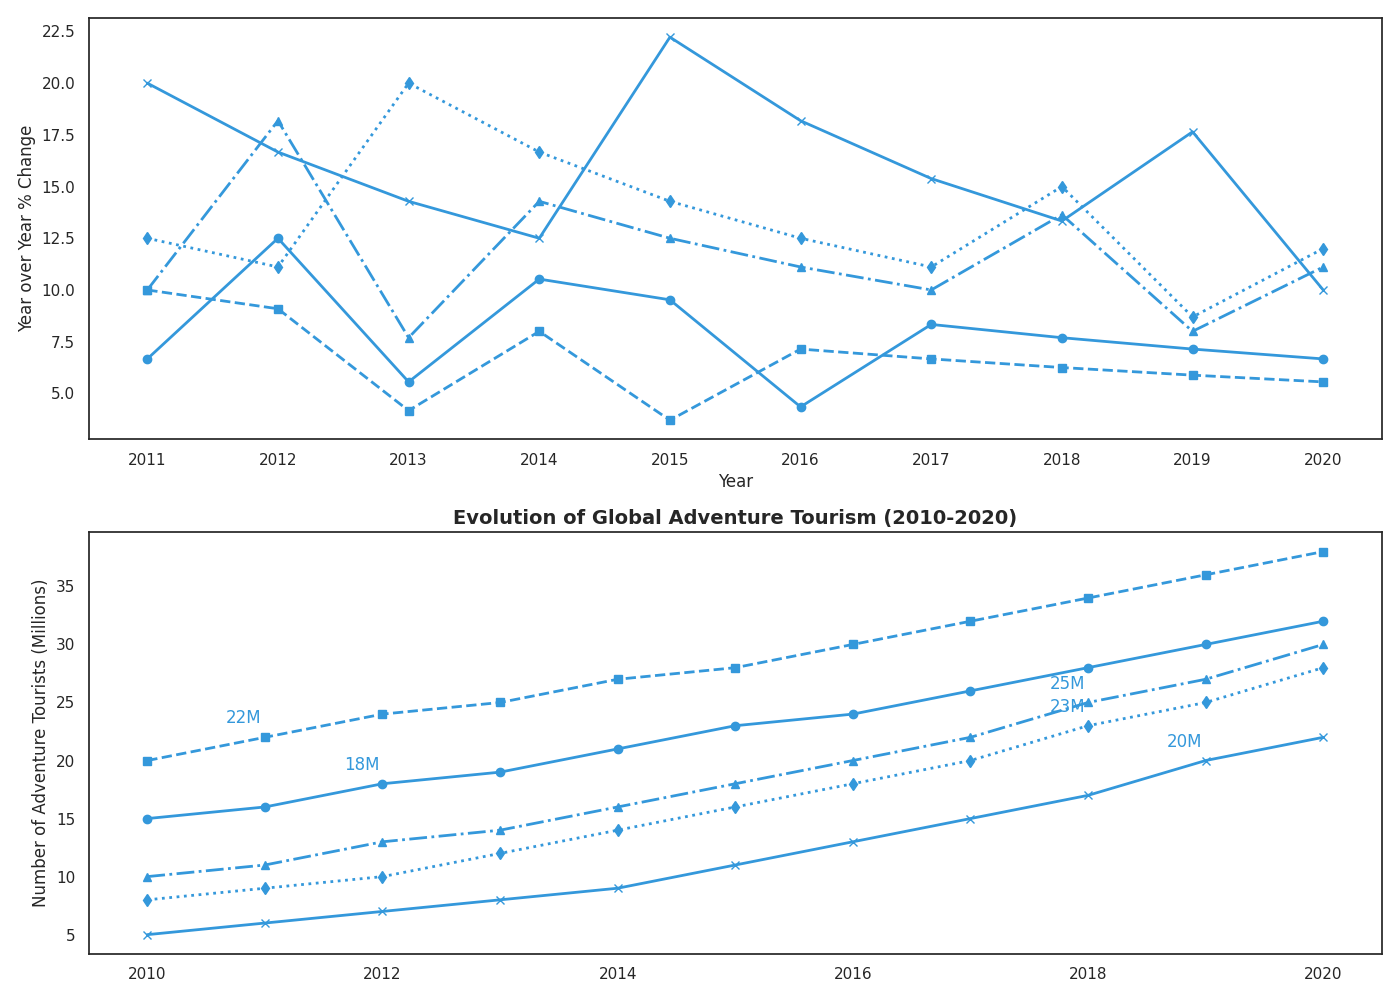

Here is the Python script that generated this plot:
import matplotlib.pyplot as plt
import numpy as np
from matplotlib.ticker import MaxNLocator

years = np.arange(2010, 2021)

north_america = np.array([15, 16, 18, 19, 21, 23, 24, 26, 28, 30, 32])
europe = np.array([20, 22, 24, 25, 27, 28, 30, 32, 34, 36, 38])
asia = np.array([10, 11, 13, 14, 16, 18, 20, 22, 25, 27, 30])
latin_america = np.array([8, 9, 10, 12, 14, 16, 18, 20, 23, 25, 28])
oceania = np.array([5, 6, 7, 8, 9, 11, 13, 15, 17, 20, 22])

percent_change_na = np.diff(north_america) / north_america[:-1] * 100
percent_change_eu = np.diff(europe) / europe[:-1] * 100
percent_change_asia = np.diff(asia) / asia[:-1] * 100
percent_change_la = np.diff(latin_america) / latin_america[:-1] * 100
percent_change_oceania = np.diff(oceania) / oceania[:-1] * 100

# Define a single consistent color
consistent_color = '#3498db'

fig, axs = plt.subplots(2, 1, figsize=(14, 10))

axs[0].plot(years[1:], percent_change_na, marker='o', color=consistent_color, linestyle='-', linewidth=2)
axs[0].plot(years[1:], percent_change_eu, marker='s', color=consistent_color, linestyle='--', linewidth=2)
axs[0].plot(years[1:], percent_change_asia, marker='^', color=consistent_color, linestyle='-.', linewidth=2)
axs[0].plot(years[1:], percent_change_la, marker='d', color=consistent_color, linestyle=':', linewidth=2)
axs[0].plot(years[1:], percent_change_oceania, marker='x', color=consistent_color, linestyle='-', linewidth=2)

axs[0].set_xlabel("Year", fontsize=12)
axs[0].set_ylabel("Year over Year % Change", fontsize=12)
axs[0].xaxis.set_major_locator(MaxNLocator(integer=True))

axs[1].plot(years, north_america, marker='o', color=consistent_color, linestyle='-', linewidth=2)
axs[1].plot(years, europe, marker='s', color=consistent_color, linestyle='--', linewidth=2)
axs[1].plot(years, asia, marker='^', color=consistent_color, linestyle='-.', linewidth=2)
axs[1].plot(years, latin_america, marker='d', color=consistent_color, linestyle=':', linewidth=2)
axs[1].plot(years, oceania, marker='x', color=consistent_color, linestyle='-', linewidth=2)

for region, data in zip(
    ['North America', 'Europe', 'Asia', 'Latin America', 'Oceania'],
    [north_america, europe, asia, latin_america, oceania]
):
    turning_point_index = np.argmax(np.diff(data))
    axs[1].annotate(f"{data[turning_point_index + 1]}M",
                    (years[turning_point_index + 1], data[turning_point_index + 1]),
                    textcoords="offset points", xytext=(-15,10), ha='center', color=consistent_color)

axs[1].set_title("Evolution of Global Adventure Tourism (2010-2020)", fontsize=14, fontweight='bold')
axs[1].set_ylabel("Number of Adventure Tourists (Millions)", fontsize=12)
axs[1].xaxis.set_major_locator(MaxNLocator(integer=True))

plt.tight_layout()
plt.show()
